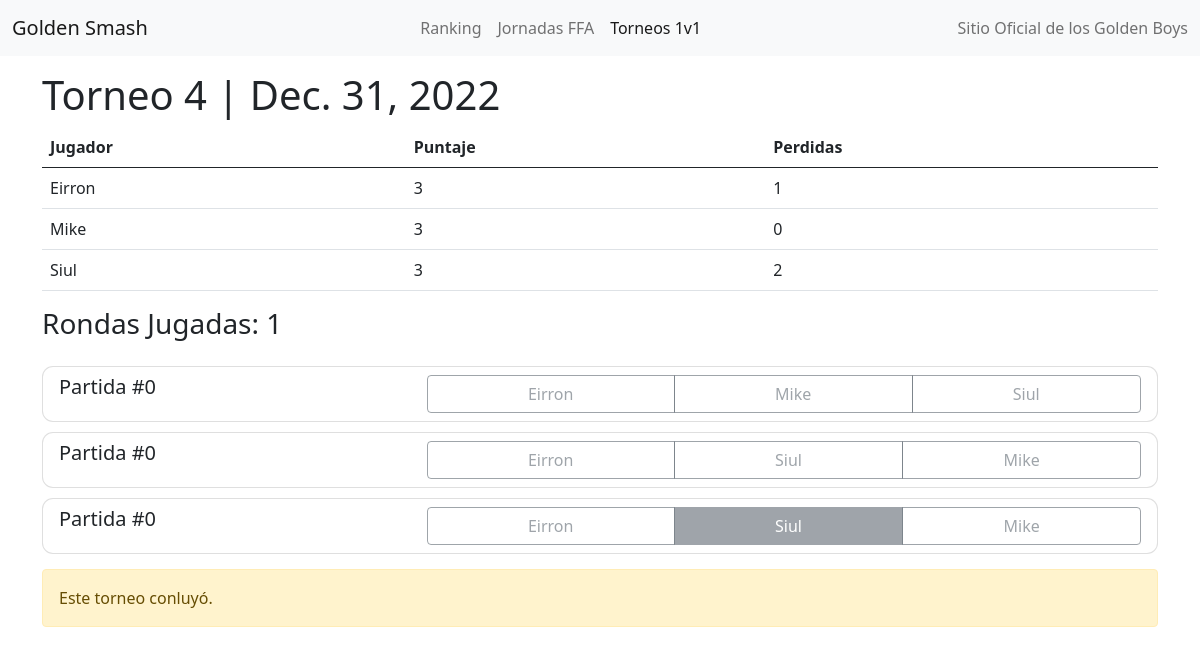
/tournaments/Ivan/5, run on the app's committed database.
### tournament/models.py (models this page shows, shortened)
class Journey(models.Model):
    date = models.DateField()
    number = models.IntegerField(default=0)
    isActive = models.BooleanField(default=True)
    JourneyType = models.CharField(max_length=50, blank=True, null=True, default="Journey")
    Round = models.IntegerField(default=1)

class Player(models.Model):
    nickname = models.CharField(max_length=100)
    def __str__(self):
        return self.nickname

class PlayerMatch(models.Model):
    player = models.ForeignKey(Player, on_delete=models.CASCADE)
    match = models.ForeignKey(Match, on_delete=models.CASCADE)
    kills = models.IntegerField(blank=True, null=True)
    damage = models.IntegerField(blank=True, null=True)
    role = models.CharField(max_length=15, default="Player")

### tournament/views.py (the view, shortened to what this page needs)
# urls.py: path('tournaments/<nickname>', tournament_views.tournamentList, name='tournament'),
def tournament(request, nickname, id):
    journey = get_object_or_404(Journey, id=id)
    if request.method == 'GET':
        matches = Match.objects.filter(journey=journey)
        matchesDto = []
        winnerMatchesDto = []
        winnerMatches = [x.win for x in matches]
        secondMatches = [x.second for x in matches]
        for match in matches:
                    playersList = []
                    playerMatches = PlayerMatch.objects.filter(match=match)
                    for playerMatch in playerMatches:
                        playersList.append(playerMatch)
                        winCount = winnerMatches.count(playerMatch.player) * 3
                        secountCount = secondMatches.count(playerMatch.player)
                        if playerMatch.player not in [x.player for x in winnerMatchesDto]:
                            winnerMatchesDto.append(matchSumDto(player=playerMatch.player, winCount=winCount, secondCount=secountCount))
                    matchesDto.append(matchDto(id=match.id, win=match.win, second=match.second, players=playersList, number=match.number, wasPlayed=match.wasPlayed, shouldShow=journey.Round == match.journeyRound))
        winnerMatchesDto.sort(key=lambda x: x.winCount, reverse=True)
        playedMatches = Match.objects.filter(journey=journey, wasPlayed=True).count()
        roundFinished = playedMatches == len(matchesDto)
        context = {
            "journey": journey,
            "activeView":"tournament",
            "nickname": nickname,
            "matchesqueryset": matchesDto,
            "journeySum": winnerMatchesDto,
            "matchesToDisplay" : playedMatches + 1,
            "roundFinished": roundFinished,
            "currentRound": journey.Round,
        }
        return render(request, 'tournament-detail.html', context)

### tournament/templates/tournament-detail.html (shortened to what this page needs)
{% extends "navigation.html" %} {% block content %} {% load static %}
<div class="container">
  <h1 style="margin-top: 15px">Torneo {{journey.number}} | {{journey.date}}</h1>
  <table class="table">
    <tbody>
      <thead>
        <tr>
          <th scope="col">Jugador</th>
          <th scope="col">Puntaje</th>
          <th scope="col">Perdidas</th>
        </tr>
      </thead>
      {% for playerInstanceSum in journeySum%}
      <tr>
        <td>{{playerInstanceSum.player}}</td>
        <td>{{playerInstanceSum.winCount}}</td>
        <td>{{playerInstanceSum.secondCount}}</td>
      </tr>
      {% endfor %}
    </tbody>
  </table>
  {% if journey.isActive %}
    <h3>Ronda #{{currentRound}}</h3>
  {% else %}
    <h3>Rondas Jugadas: {{currentRound}}</h3>
  {% endif %}
  <form id="round-form" method="POST">
    <div style="margin-top: 15px; margin-bottom: 15px" class="classification">
      <ul class="list-group">
        {% for instance in matchesqueryset %}
        {% if matchesToDisplay >= forloop.counter %}
        {% if journey.isActive and instance.shouldShow or not journey.isActive %}
        <div style="color: black; text-decoration: none; margin-top: 10px">
          <li class="list-group-item" style="border-radius: 11px">
            <div class="row">
              <div class="col-4">
                <h5>Partida #{{ instance.number }}</h5>
              </div>
              <div class="col-8">
                <div
                  style="width: 100%"
                  class="btn-group"
                  role="group"
                  aria-label="Basic radio toggle button group"
                >
                  {% for playerInstance in instance.players%} <input
                  <label
                    class="btn {% if instance.wasPlayed %} btn-outline-secondary {% else %} btn-outline-primary {% endif %}"
                    for="btnradio{{playerInstance.player.nickname}}{{instance.number}}"
                    >{{playerInstance.player.nickname}}</label
                  >
                  {% endfor %}
                </div>
              </div>
            </div>
          </li>
        </div>
        {% endif %}
        {% endif %}
        {% endfor %}
      </ul>
    </div>
  </form>
   {% if not journey.isActive %}
  <div class="alert alert-warning" role="alert">
    Este torneo conluy&oacute;.
  </div>
  {% endif %}
</div>
{% endblock content %}

### data on the page
Journey: number "4", date "Dec. 31, 2022"
Player: player "Eirron"
Player: player "Mike"
Player: player "Siul"
PlayerMatch: player.nickname "Eirron"
PlayerMatch: player.nickname "Mike"
PlayerMatch: player.nickname "Siul"
PlayerMatch: player.nickname "Eirron"
PlayerMatch: player.nickname "Siul"
PlayerMatch: player.nickname "Mike"
PlayerMatch: player.nickname "Eirron"
PlayerMatch: player.nickname "Siul"
PlayerMatch: player.nickname "Mike"

### other printed values
{{ playerInstanceSum.winCount }} "3" "3" "3"
{{ playerInstanceSum.secondCount }} "1" "0" "2"
{{ currentRound }} "1"
{{ instance.number }} "0" "0" "0"
